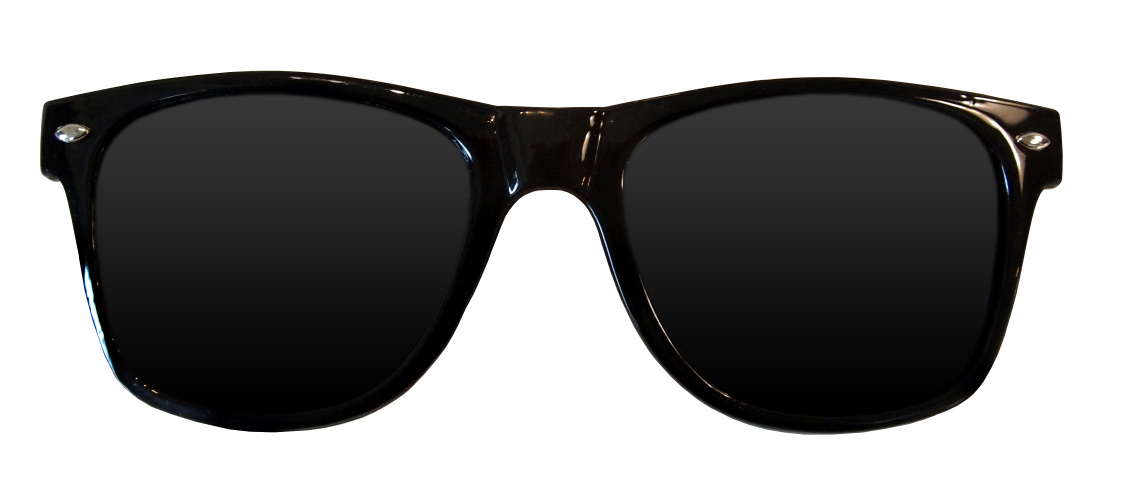
#> input picture 027 Instagram Filter/glasses.png, 3381 x 1494 px, given in place of 001.mp4, which was not available (shown at 1/3 size)
$ python 004_introToBlurs.py
#> lines starting #> are read from the running program, lines starting #| are printed output that depends on the picture; pictures that were not available may be replaced by others from this repository, and a replacement may not be noted
'''
Created by LynxDigital
Please give credits for the code if used ^.^
Feel free to reach out for collabs/assistance!

YouTube: https://www.youtube.com/channel/UCJ7GIy9ArKLwxcLqw0j4e6w
Telegram: t.me/nikileeyyxx

Episode 4 - Introduction to Blurring Filters
(1) Homogenous Blur
(2) Varying of Kernel Size
______________________________
'''

import cv2

#capture = cv2.VideoCapture(0)
capture = cv2.VideoCapture("Road Clips/001.mp4")

while True:
    isSuccessful, frame = capture.read()
#> frame is the input picture: shape (1494, 3381, 3); mean B, G, R 141.9, 142.2, 142.4

    if isSuccessful:
        grayFrame = cv2.cvtColor(frame, cv2.COLOR_BGR2GRAY)

        blurFrame = cv2.blur(grayFrame, (25,25))
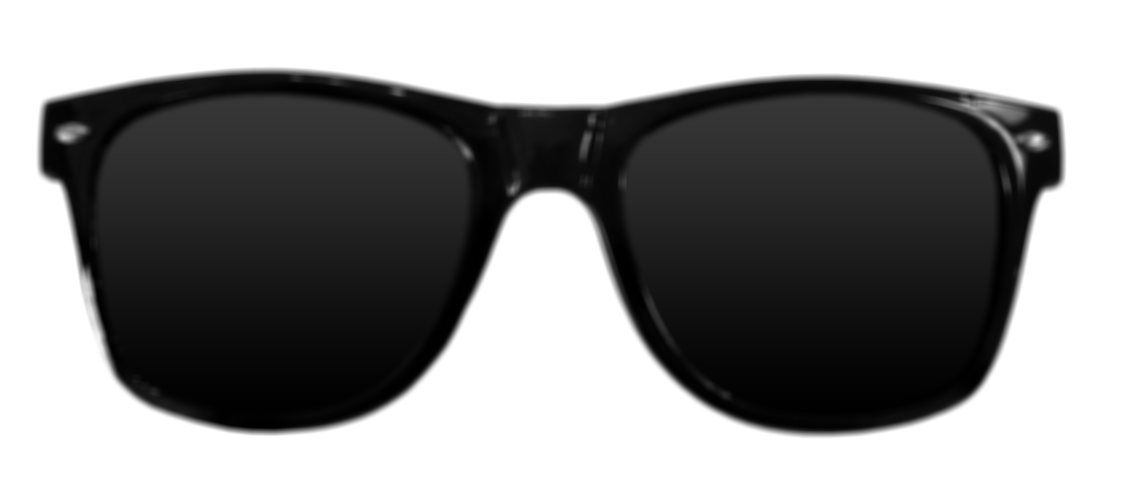
#> blurFrame: shape (1494, 3381) (shown at 1/3 size); min 0, max 255, mean 142.2

        mergeFrame = cv2.vconcat([grayFrame, blurFrame])
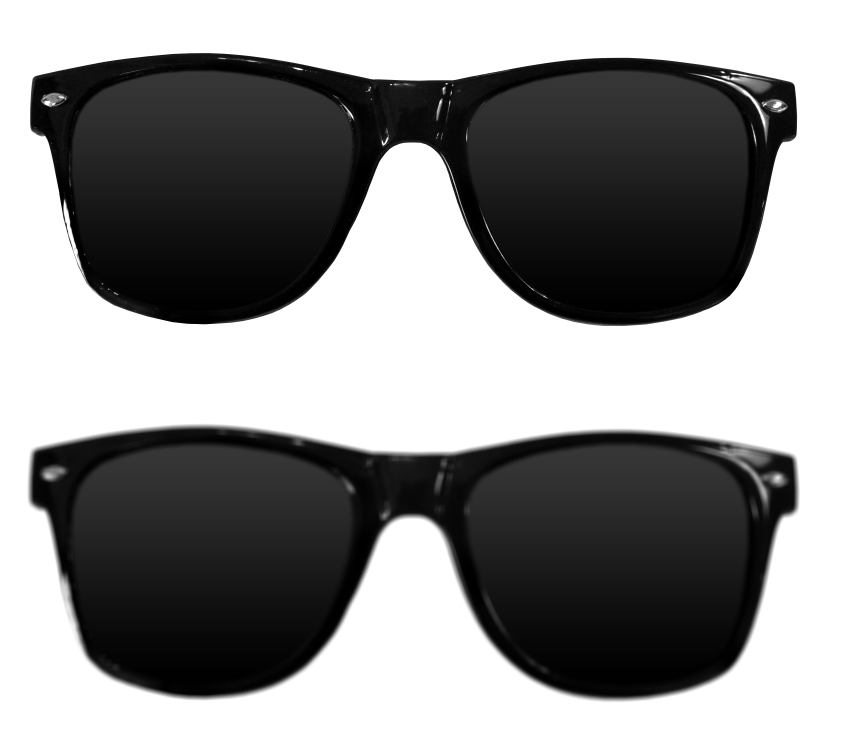
#> mergeFrame: shape (2988, 3381) (shown at 1/4 size); min 0, max 255, mean 142.2

        percentScale = 0.2
        widthFrame = int(mergeFrame.shape[1] * percentScale)
#> widthFrame = 676
        heightFrame = int(mergeFrame.shape[0] * percentScale)
#> heightFrame = 597
        dimensionFrame = (widthFrame, heightFrame)
#> dimensionFrame = (676, 597)
        scaledFrame = cv2.resize(mergeFrame, dimensionFrame, interpolation =cv2.INTER_AREA)
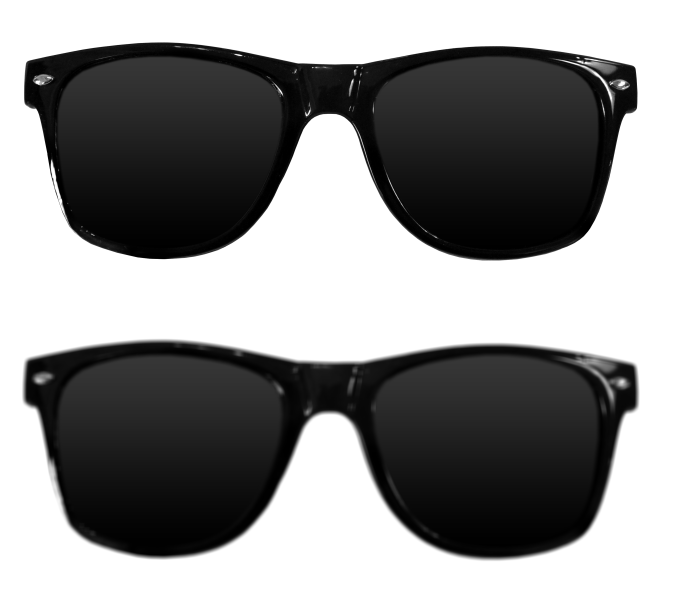
#> scaledFrame: shape (597, 676); min 0, max 255, mean 142.2

        cv2.imshow("Blured Frame Compilation", scaledFrame)

    else:
        break

    if cv2.waitKey(60) == ord('q'):
#> (key q is pressed here)
        break

capture.release()
cv2.destroyAllWindows()

$ run again, on 027 Instagram Filter/hat.png
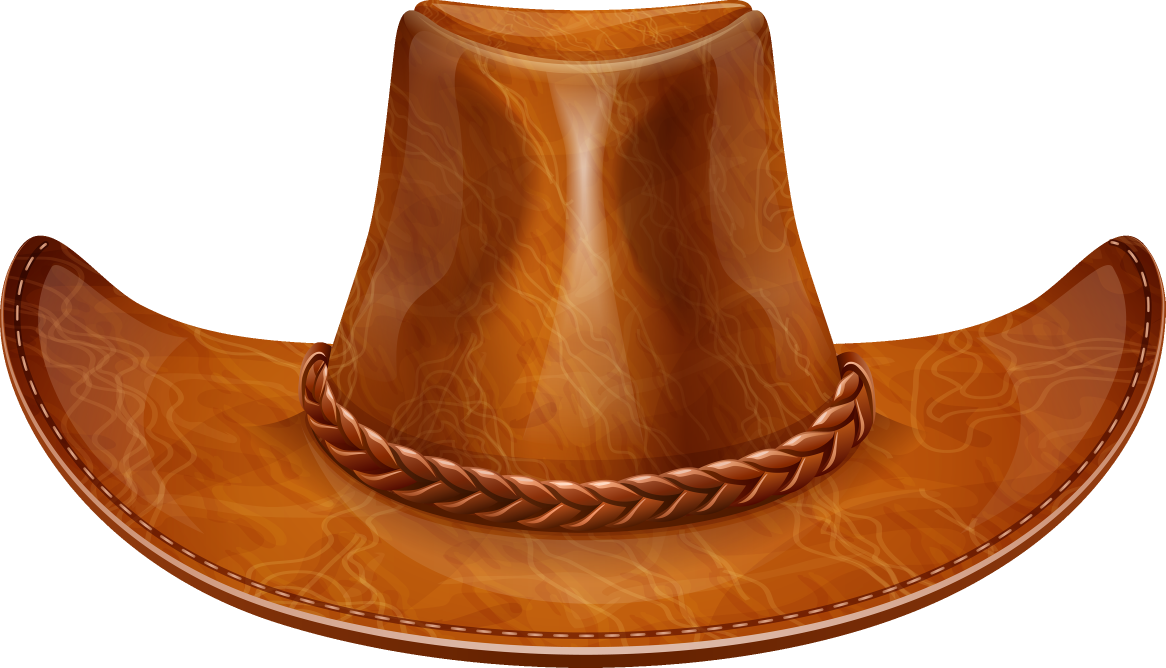
#> input picture 027 Instagram Filter/hat.png, 3497 x 2004 px, given in place of 001.mp4, which was not available (shown at 1/3 size)
#> frame is the input picture: shape (2004, 3497, 3); mean B, G, R 116.9, 148.4, 198
#> `blurFrame = cv2.blur(grayFrame, (25,25))`:
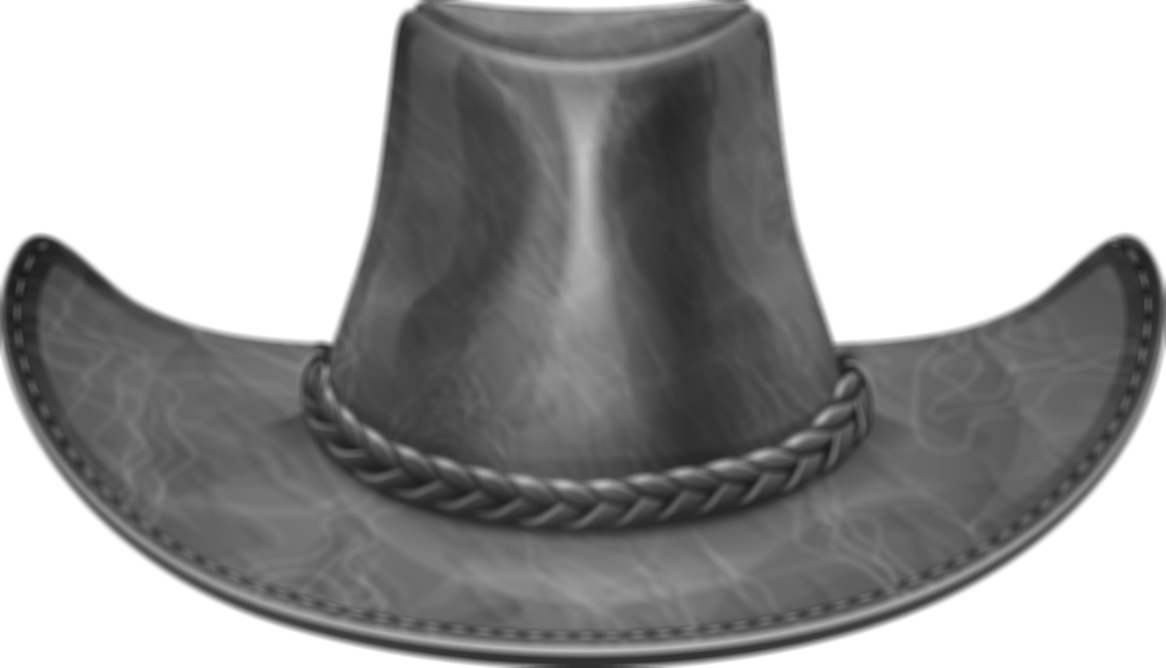
#> blurFrame: shape (2004, 3497) (shown at 1/3 size); min 24, max 255, mean 159.6
#> `scaledFrame = cv2.resize(mergeFrame, dimensionFrame, interpolation =cv..`:
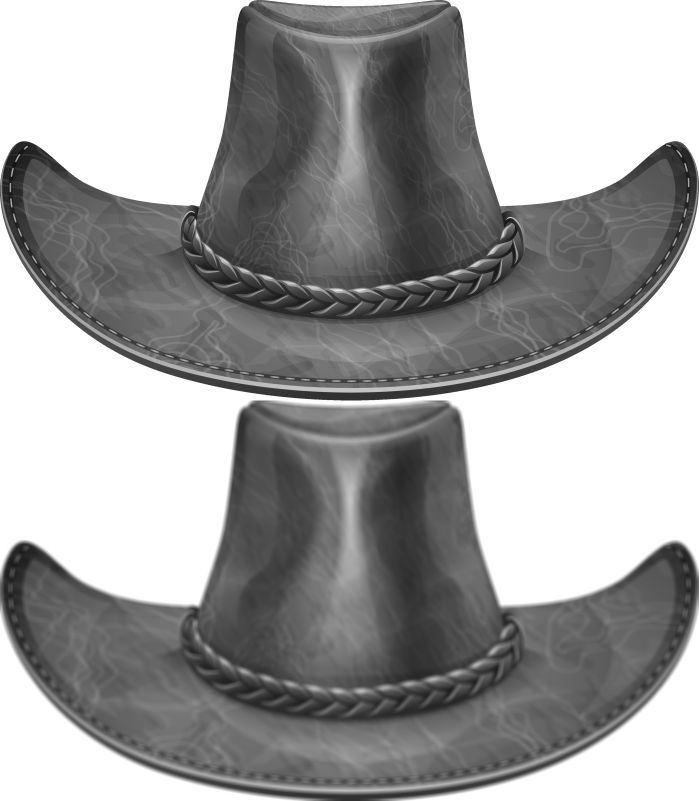
#> scaledFrame: shape (801, 699); min 20, max 255, mean 159.6
